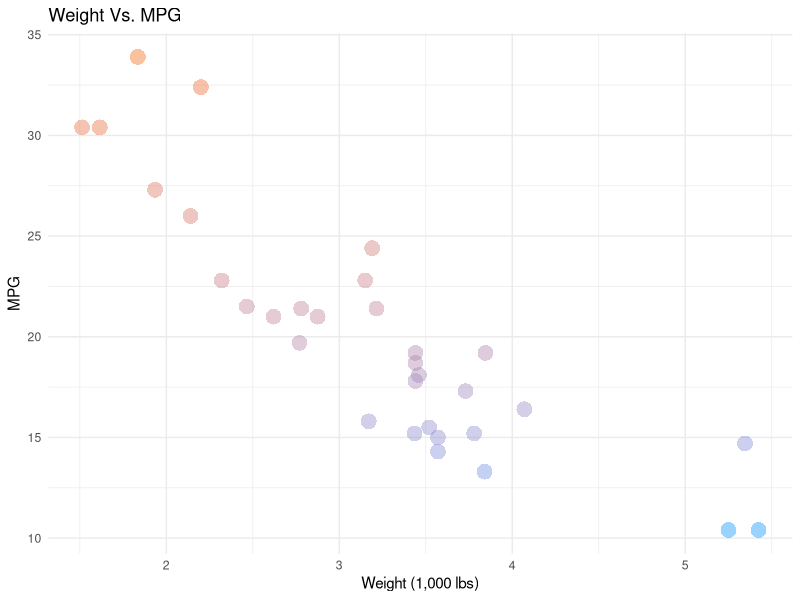

Generate this figure with R:
## ---- chunk 1
library(ggplot2)

# Color Scale
mtcars$pc <- predict(prcomp(~wt + mpg, mtcars))[,1]

# Scatter Plot
ggplot(mtcars, aes(wt, mpg, color = pc)) +
  geom_point(shape = 16, size = 5, alpha = 0.4, show.legend = FALSE) +
  theme_minimal() + 
  scale_color_gradient(low = "#0091ff", high = "#f0650e") +
  xlab('Weight (1,000 lbs)') +
  ylab('MPG') +
  ggtitle('Weight Vs. MPG')
